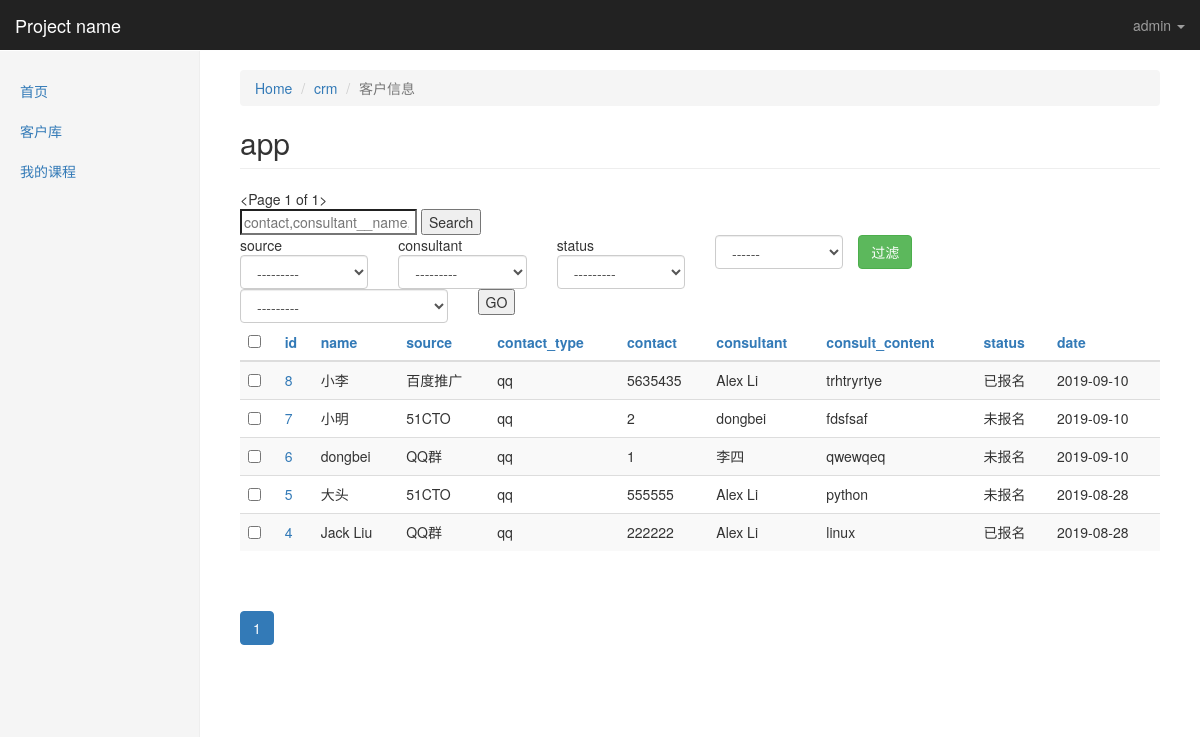
/kingadmin/crm/customerinfo/ (signed in), run on an earlier commit of the app's database.
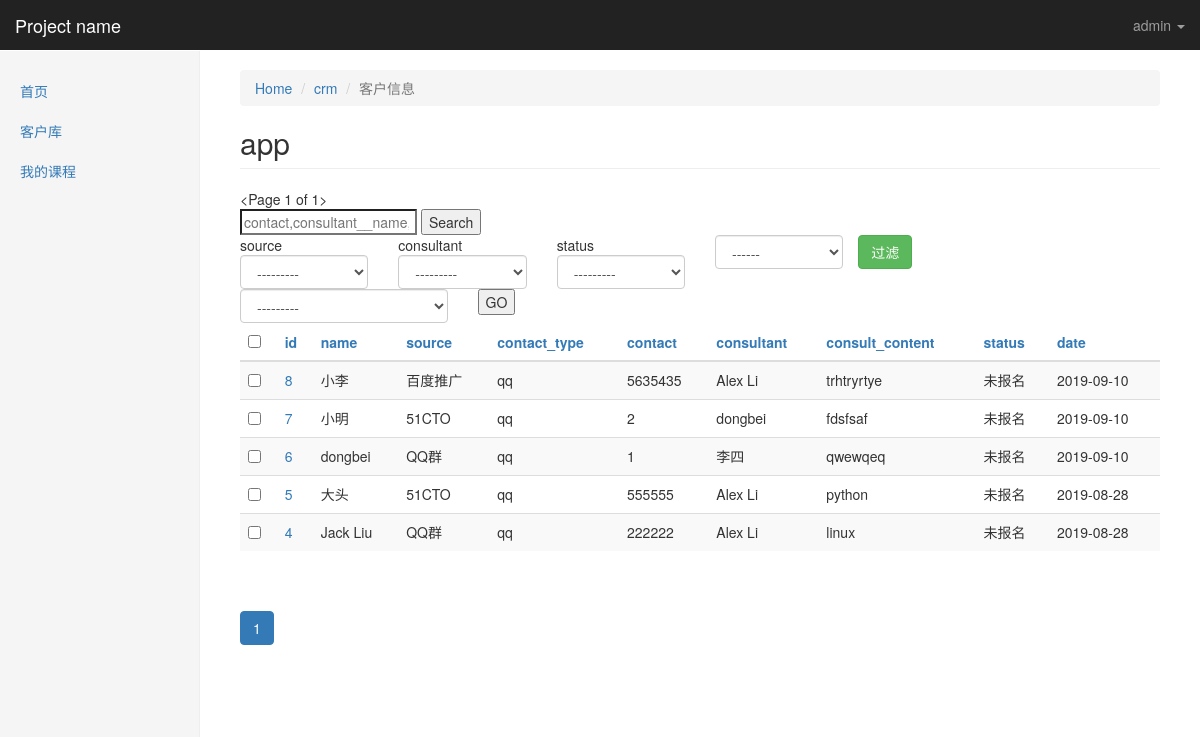
And on a later commit of the database.
### crm/models.py (models this page shows, shortened)
class CustomerInfo(models.Model):
    name = models.CharField(max_length=64,default=None)
    contact_type_choices = ((0,'qq'),(1,'微信'),(2,'手机'))
    contact_type = models.SmallIntegerField(choices=contact_type_choices,default=0)
    contact = models.CharField(max_length=64,unique=True)
    source_choices = ((0,'QQ群'),
                      (1,'51CTO'),
                      (2,'百度推广'),
                      (3,'知乎'),
                      (4,'转介绍'),
                      (5,'其它'),
                      )
    source = models.SmallIntegerField(choices=source_choices)
    referral_from = models.ForeignKey("self",blank=True,null=True,verbose_name="转介绍",on_delete=models.CASCADE)
    consult_courses = models.ManyToManyField("Course",verbose_name="咨询课程")
    consult_content = models.TextField(verbose_name="咨询内容")
    status_choices = ((0,'未报名'),(1,'已报名'),(2,'已退学'))
    status = models.SmallIntegerField(choices=status_choices)
    consultant = models.ForeignKey("UserProfile",verbose_name="课程顾问",on_delete=models.CASCADE)
    date = models.DateField(auto_now_add=True)
    class Meta:
        verbose_name="客户信息"
        verbose_name_plural="客户信息"

class UserProfile(models.Model):
    user = models.OneToOneField(User,on_delete=models.CASCADE)
    name = models.CharField(max_length=64,verbose_name="姓名")
    role = models.ManyToManyField("Role",blank=True,null=True)
    def __str__(self): #__unicode__
        return self.name

### kingadmin/views.py (the view, shortened to what this page needs)
# urls.py: url(r'^(\w+)/(\w+)/$', views.table_obj_list, name="table_obj_list"),
@login_required
def table_obj_list(request,app_name,model_name):
    admin_class = site.enabled_admins[app_name][model_name]
    querysets = admin_class.model.objects.all().order_by('-id')
    querysets,filter_condtions  = get_filter_result(request,querysets)
    admin_class.filter_condtions = filter_condtions
    querysets = get_serached_result(request,querysets,admin_class)
    admin_class.search_key = request.GET.get('_q','')
    querysets,sorted_column = get_orderby_result(request,querysets,admin_class)
    paginator = Paginator(querysets, admin_class.list_per_page) # Show 25 contacts per page
    page = request.GET.get('_page')
    try:
        querysets = paginator.page(page)
    except PageNotAnInteger:
        querysets = paginator.page(1)
    except EmptyPage:
        querysets = paginator.page(paginator.num_pages)
    print(request.GET)
    return render(request,'kingadmin/table_obj_list.html', locals())

### kingadmin/templatetags/kingadmin_tags.py (called while the page is built)
@register.simple_tag
def  build_table_row(obj,admin_class):
    ele = ""
    if admin_class.list_display:
        for index,column_name in enumerate(admin_class.list_display):
            column_obj = admin_class.model._meta.get_field(column_name)
            if column_obj.choices: #get_xxx_display
                column_data = getattr(obj,'get_%s_display'% column_name)()
            else:
                column_data = getattr(obj,column_name)
            td_ele = "<td>%s</td>" % column_data
            if index == 0:
                td_ele = "<td><a href='%s/change/'>%s</a></td>"% (obj.id,column_data)
            ele += td_ele
    else:
        td_ele = "<td><a href='%s/change/'>%s</a></td>" % (obj.id,obj)
        ele += td_ele
    return mark_safe(ele)

@register.simple_tag
def get_sorted_column(column,sorted_column,forloop):
    if column in sorted_column:#这一列被排序了,
        last_sort_index = sorted_column[column]
        if last_sort_index.startswith('-'):
            this_time_sort_index = last_sort_index.strip('-')
        else:
            this_time_sort_index = '-%s' % last_sort_index
        return this_time_sort_index
    else:
        return forloop

### kingadmin/templates/kingadmin/table_obj_list.html (shortened to what this page needs)
{% extends 'kingadmin/index.html' %}
{% load kingadmin_tags %}
{% block  right-content-container %}
    <ol class="breadcrumb">
      <li><a href="/kingadmin/">Home</a></li>
      <li><a href="/kingadmin/{{ app_name }}">{{ app_name }}</a></li>
      <li class="active">{% get_model_verbose_name admin_class %}</li>
    </ol>
<h2 class="page-header">app</h2>
<div>
        {{ querysets }}
        <form>
            <input type="search" placeholder="{% for s in admin_class.search_fields %}{{ s }},{% endfor %}" name="_q" value="{{ admin_class.search_key }}">
            <input type="submit" value="Search">
        </form>
        <div class="row">
            {% if  admin_class.list_filter %}
            <form >
                {% for filter_column in admin_class.list_filter %}
                   {% build_filter_ele filter_column admin_class %}
                {% endfor %}
                <input class="btn btn-success" type="submit" value="过滤">
            </form>
            {% endif %}
        </div>
        <form onsubmit="return ActionCheck(this)" method="post">{% csrf_token %}
            <div class="row">
                <div class="col-lg-3">
                    <select class="form-control" name="action" >
                            <option value="">---------</option>
                    </select>
                </div>
                <div class="col-lg-2">
                    <input type="submit" value="GO">
                </div>
            </div>
        </form>
        <table class="table table-striped">
            <thead>
                <tr>
                    {% if admin_class.list_display %}
                        <th><input type="checkbox" onclick="SelectAllObjs(this)"></th>
                        {% for column in admin_class.list_display %}
                            <th><a href="?_o={% get_sorted_column column sorted_column forloop.counter0 %}{% render_filtered_args admin_class%}">
                                {{ column }}
                            </a></th>
                        {% endfor %}
                    {% else %}
                        <th>{% get_model_name admin_class %}</th>
                    {% endif %}
                </tr>
            </thead>
            <tbody>
                {% for obj in querysets %}
                    <tr>
                        <td><input row-select="true"  type="checkbox" value="{{ obj.id }}"></td>
                        {%  build_table_row obj admin_class %}
                    </tr>
                {% endfor %}
            </tbody>
        </table>
        <div class="pagination">
            {% render_paginator querysets admin_class sorted_column %}
        </div>
</div>
{% endblock %}

### kingadmin/templates/kingadmin/index.html (shortened to what this page needs)
{% extends 'base.html' %}
{% block body %}
<nav class="navbar navbar-inverse navbar-fixed-top">
  <div class="container-fluid">
    <div class="navbar-header">
      <a class="navbar-brand" href="#">{% block pro_name %}Project name{% endblock %}</a>
    </div>
    <div id="navbar" class="navbar-collapse collapse">
      <ul class="nav navbar-nav navbar-right">
        <li class="dropdown ">
          <a href="#" class="dropdown-toggle" data-toggle="dropdown" role="button" >{{ request.user }} <span class="caret"></span></a>
        </li>
      </ul>
    </div>
  </div>
</nav>
<div class="container-fluid">
  <div class="row">
    <div class="col-sm-3 col-md-2 sidebar">
      <ul class="nav nav-sidebar">
        {% for role in  request.user.userprofile.role.select_related %}
            {% for menu in role.menus.select_related %}
                <li><a href="{% if menu.url_type == 0 %}{{ menu.url_name }}{% else %}{% url menu.url_name %}{% endif %}">{{ menu.name }}</a></li>
             {% endfor %}
         {% endfor %}
      </ul>
    </div>
    <div class="col-sm-9 col-sm-offset-3 col-md-10 col-md-offset-2 main">
      {% block  right-content-container %}{% endblock %}
    </div>
  </div>
</div>
{% endblock %}

What changed in the data, as far as the page shows it:
changed CustomerInfo: id+name+source "8 小李 百度推广 qq 5635435 Alex Li trhtryrtye 已报名 2019-09-10" → "8 小李 百度推广 qq 5635435 Alex Li trhtryrtye 未报名 2019-09-10"
changed CustomerInfo: id+name+source "4 Jack Liu QQ群 qq 222222 Alex Li linux 已报名 2019-08-28" → "4 Jack Liu QQ群 qq 222222 Alex Li linux 未报名 2019-08-28"
